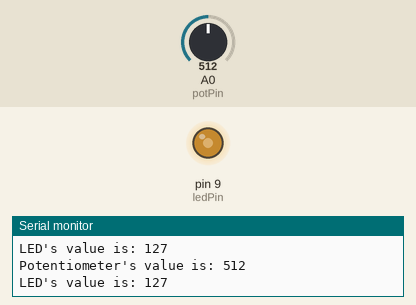
A sketch run on a simulated Arduino Uno, built with avr-gcc and run on an emulated ATmega328P. Shown: output pins drawn as LEDs (lit = HIGH), the last lines printed to the serial monitor. Inputs (shaded band) come from the test bench; at power-on: A0 (potPin) = 512.

Above: at 1.2 s.
1.3 s: A0 (potPin) set to 716
At 2.2 s:
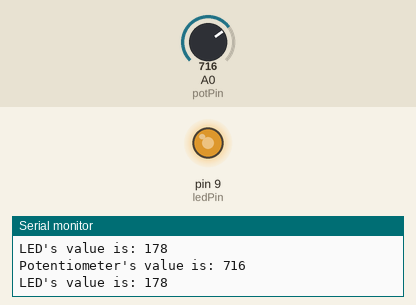
2.8 s: A0 (potPin) set to 900
At 3.7 s:
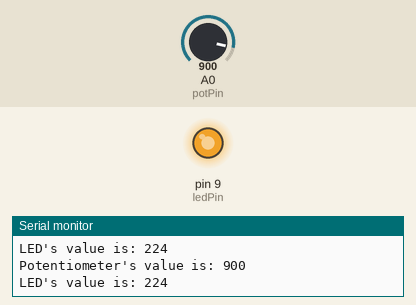
4.3 s: A0 (potPin) set to 413
At 5.4 s:
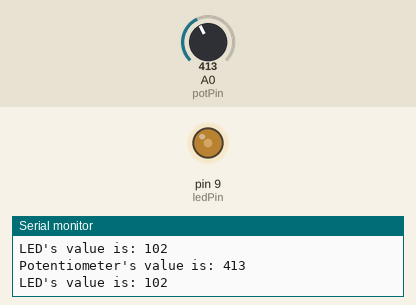
7.3 s: A0 (potPin) set to 386
At 8.6 s:
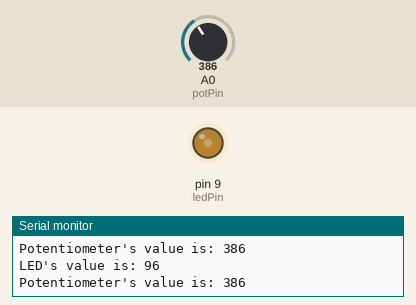
10.3 s: A0 (potPin) set to 122
At 11.5 s:
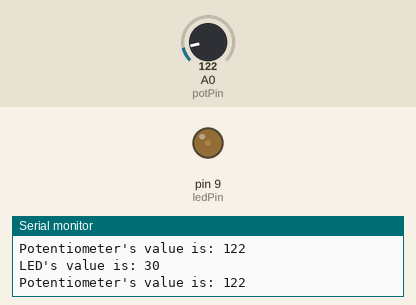
11.8 s: A0 (potPin) set to 511
At 13.3 s:
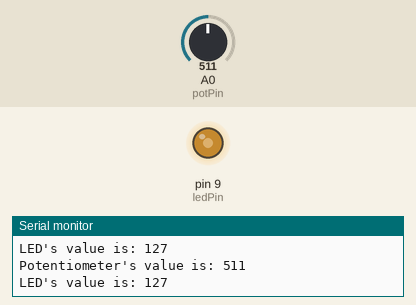
Timing chart, 0 to 14.3 s (numbered marks = the images above; inputs shaded):
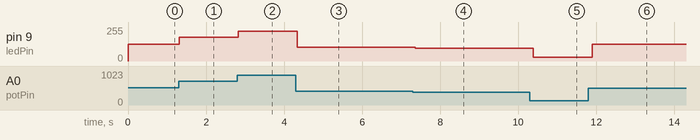

Measured:
- after the input at 1.3 s, pin 9 (ledPin): 127/255 → 178/255 at once
- after the input at 2.8 s, pin 9 (ledPin): 178/255 → 224/255 at once
- after the input at 4.3 s, pin 9 (ledPin): 224/255 → 102/255 at once
- after the input at 7.3 s, pin 9 (ledPin): 102/255 → 96/255 after 0.06 s
- after the input at 10.3 s, pin 9 (ledPin): 96/255 → 30/255 after 0.09 s
- after the input at 11.8 s, pin 9 (ledPin): 30/255 → 127/255 after 0.10 s

The sketch:

Potentiometer_with_a_led.ino
```cpp
const int ledPin = 9;
const int potPin = A0;

void setup() {
  pinMode(ledPin, OUTPUT);
  pinMode(potPin, INPUT);
  Serial.begin(9600);
}

void loop() {
  int pot_value = analogRead(potPin);
  Serial.print("Potentiometer's value is: ");
  Serial.println(pot_value);
  int led_value = map(pot_value, 0, 1023, 0, 255); //Map value 0-1023 to 0-255 (PWM)
  analogWrite(ledPin, led_value);
  Serial.print("LED's value is: ");
  Serial.println(led_value);
  delay(100);
}
```
